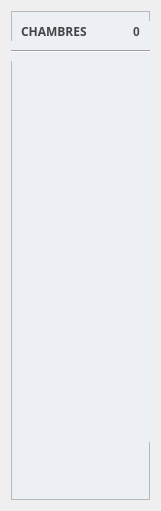
  <widget class="QWidget" name="verticalLayoutWidget_3">
   <property name="geometry">
    <rect>
     <x>11</x>
     <y>21</y>
     <width>161</width>
     <height>511</height>
    </rect>
   </property>
   <layout class="QVBoxLayout" name="MenuLayout_3">
    <item>
     <widget class="QFrame" name="MenuFrame">
      <property name="styleSheet">
       <string notr="true">QFrame {background-color: #ecf0f5;}
</string>
      </property>
      <property name="frameShape">
       <enum>QFrame::StyledPanel</enum>
      </property>
      <property name="frameShadow">
       <enum>QFrame::Raised</enum>
      </property>
      <widget class="Line" name="line">
       <property name="geometry">
        <rect>
         <x>0</x>
         <y>30</y>
         <width>151</width>
         <height>20</height>
        </rect>
       </property>
       <property name="orientation">
        <enum>Qt::Horizontal</enum>
       </property>
      </widget>
      <widget class="QListWidget" name="roomListWidget">
       <property name="geometry">
        <rect>
         <x>10</x>
         <y>50</y>
         <width>141</width>
         <height>381</height>
        </rect>
       </property>
       <property name="font">
        <font>
         <family>Arial</family>
         <pointsize>10</pointsize>
         <weight>75</weight>
         <italic>true</italic>
         <bold>true</bold>
        </font>
       </property>
       <property name="cursor" stdset="0">
        <cursorShape>PointingHandCursor</cursorShape>
       </property>
       <property name="toolTip">
        <string>Liste des chambres</string>
       </property>
       <property name="statusTip">
        <string>Liste des chambres</string>
       </property>
       <property name="styleSheet">
        <string notr="true">QListWidget{background-color: #ecf0f5;text-align:left; color : #000028 ; border: 0px solid #000028; }
</string>
       </property>
       <property name="dragEnabled">
        <bool>true</bool>
       </property>
       <property name="dragDropMode">
        <enum>QAbstractItemView::DragOnly</enum>
       </property>
      </widget>
      <widget class="QLabel" name="roomNbr">
       <property name="geometry">
        <rect>
         <x>100</x>
         <y>10</y>
         <width>51</width>
         <height>21</height>
        </rect>
       </property>
       <property name="sizePolicy">
        <sizepolicy hsizetype="Minimum" vsizetype="Preferred">
         <horstretch>0</horstretch>
         <verstretch>0</verstretch>
        </sizepolicy>
       </property>
       <property name="font">
        <font>
         <family>MS Shell Dlg 2</family>
         <pointsize>9</pointsize>
         <weight>75</weight>
         <bold>true</bold>
        </font>
       </property>
       <property name="toolTip">
        <string>Nombre de commandes depuis ouverture</string>
       </property>
       <property name="statusTip">
        <string>Nombre de commandes...</string>
       </property>
       <property name="layoutDirection">
        <enum>Qt::LeftToRight</enum>
       </property>
       <property name="styleSheet">
        <string notr="true">QLabel{background-color :#ecf0f5;color:#444444;}</string>
       </property>
       <property name="text">
        <string>0</string>
       </property>
       <property name="alignment">
        <set>Qt::AlignCenter</set>
       </property>
      </widget>
      <widget class="QPushButton" name="pushButton_4">
       <property name="geometry">
        <rect>
         <x>10</x>
         <y>10</y>
         <width>91</width>
         <height>21</height>
        </rect>
       </property>
       <property name="font">
        <font>
         <family>Calibri Light</family>
         <pointsize>9</pointsize>
         <weight>75</weight>
         <bold>true</bold>
        </font>
       </property>
       <property name="toolTip">
        <string>Nombre de Fournisseurs Enregistrés</string>
       </property>
       <property name="styleSheet">
        <string notr="true">QPushButton{background-color :#ecf0f5;color:#444444;border:0px;text-align:left;}</string>
       </property>
       <property name="text">
        <string>CHAMBRES</string>
       </property>
       <property name="icon">
        <iconset>
         <normaloff>../../IMAGES/Icons/bedroom.png</normaloff>../../IMAGES/Icons/bedroom.png</iconset>
       </property>
      </widget>
     </widget>
    </item>
   </layout>
  </widget>
